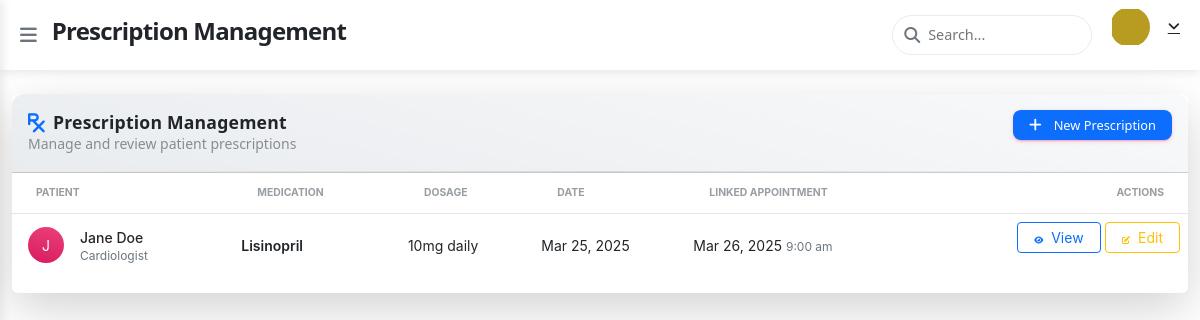
/doctor/prescriptions.php (signed in), run on the app's committed database.
### tables this page shows
CREATE TABLE IF NOT EXISTS `prescriptions` (
  `id` int NOT NULL AUTO_INCREMENT,
  `appointment_id` int DEFAULT NULL,
  `patient_id` int NOT NULL,
  `doctor_id` int NOT NULL,
  `prescription_date` date NOT NULL,
  `medication` text NOT NULL,
  `dosage` text NOT NULL,
  `instructions` text,
  PRIMARY KEY (`id`),
  KEY `appointment_id` (`appointment_id`),
  KEY `patient_id` (`patient_id`),
  KEY `doctor_id` (`doctor_id`)
);

CREATE TABLE IF NOT EXISTS `users` (
  `id` int NOT NULL AUTO_INCREMENT,
  `username` varchar(50) NOT NULL,
  `password` varchar(255) NOT NULL,
  `email` varchar(100) NOT NULL,
  `role` enum('admin','doctor','patient') NOT NULL,
  `first_name` varchar(50) NOT NULL,
  `last_name` varchar(50) NOT NULL,
  `created_at` timestamp NULL DEFAULT CURRENT_TIMESTAMP,
  `updated_at` timestamp NULL DEFAULT CURRENT_TIMESTAMP ON UPDATE CURRENT_TIMESTAMP,
  PRIMARY KEY (`id`),
  UNIQUE KEY `username` (`username`),
  UNIQUE KEY `email` (`email`)
);

CREATE TABLE IF NOT EXISTS `doctors` (
  `user_id` int NOT NULL,
  `specialization` varchar(100) NOT NULL,
  `qualifications` text,
  `contact_number` varchar(20) DEFAULT NULL,
  PRIMARY KEY (`user_id`)
);

CREATE TABLE IF NOT EXISTS `appointments` (
  `id` int NOT NULL AUTO_INCREMENT,
  `patient_id` int NOT NULL,
  `doctor_id` int NOT NULL,
  `appointment_date` date NOT NULL,
  `appointment_time` time NOT NULL,
  `status` enum('scheduled','completed','cancelled','no_show') DEFAULT 'scheduled',
  `duration_minutes` int DEFAULT '30' COMMENT 'Appointment duration in minutes',
  `reason` text,
  `notes` text,
  `created_at` timestamp NULL DEFAULT CURRENT_TIMESTAMP,
  PRIMARY KEY (`id`),
  KEY `patient_id` (`patient_id`),
  KEY `doctor_id` (`doctor_id`)
);

### doctor/prescriptions.php (the view, shortened to what this page needs)
<?php
require_once __DIR__ . '/../config/database.php';
try {
    $prescriptions_stmt = $pdo->prepare(
        "SELECT p.*,
         u.first_name, u.last_name,
         a.appointment_date, a.appointment_time,
         d.specialization
         FROM prescriptions p
         JOIN users u ON p.patient_id = u.id
         LEFT JOIN appointments a ON p.appointment_id = a.id
         JOIN doctors d ON p.doctor_id = d.user_id
         WHERE p.doctor_id = ?
         ORDER BY p.prescription_date DESC, u.last_name"
    );
    $prescriptions_stmt->execute([$_SESSION['user_id']]);
    $prescriptions = $prescriptions_stmt->fetchAll();
} catch (PDOException $e) {
    error_log("Database error in prescriptions: " . $e->getMessage());
    $prescriptions = [];
    $patients = [];
}
include __DIR__ . '/../includes/header.php';
?>
<div class="container-fluid py-4">
    <div class="row">
        <div class="col-12">
            <div class="card border-0 shadow-lg">
                <div class="card-header p-3" style="background: linear-gradient(195deg, #f8f9fa 0%, #e9ecef 100%);">
                    <div class="d-flex justify-content-between align-items-center">
                        <div>
                            <h5 class="mb-0 text-dark font-weight-bold">
                                <i class="fas fa-prescription me-2 text-primary"></i>
                                Prescription Management
                            </h5>
                            <p class="text-sm text-muted mb-0">Manage and review patient prescriptions</p>
                        </div>
                        <button class="btn btn-sm btn-primary px-3" data-bs-toggle="modal" data-bs-target="#newPrescriptionModal">
                            <i class="fas fa-plus me-1"></i> New Prescription
                        </button>
                    </div>
                </div>
                <div class="card-body px-0 pt-0">
                    <?php if (count($prescriptions) > 0): ?>
                        <div class="table-responsive">
                            <table class="table align-items-center mb-0">
                                <thead>
                                    <tr>
                                        <th class="text-uppercase text-secondary text-xxs font-weight-bolder opacity-7">Patient</th>
                                        <th class="text-uppercase text-secondary text-xxs font-weight-bolder opacity-7">Medication</th>
                                        <th class="text-uppercase text-secondary text-xxs font-weight-bolder opacity-7">Dosage</th>
                                        <th class="text-uppercase text-secondary text-xxs font-weight-bolder opacity-7">Date</th>
                                        <th class="text-uppercase text-secondary text-xxs font-weight-bolder opacity-7">Linked Appointment</th>
                                        <th class="text-uppercase text-secondary text-xxs font-weight-bolder opacity-7 text-end">Actions</th>
                                    </tr>
                                </thead>
                                <tbody>
                                    <?php foreach ($prescriptions as $rx): ?>
                                    <tr>
                                        <td>
                                            <div class="d-flex px-2 py-1">
                                                <div class="avatar avatar-sm me-3 bg-gradient-primary">
                                                    <span class="text-white"><?= strtoupper(substr($rx['first_name'], 0, 1)) ?></span>
                                                </div>
                                                <div class="d-flex flex-column justify-content-center">
                                                    <h6 class="mb-0 text-sm"><?= htmlspecialchars($rx['first_name'].' '.$rx['last_name']) ?></h6>
                                                    <p class="text-xs text-secondary mb-0"><?= $rx['specialization'] ?? 'General' ?></p>
                                                </div>
                                            </div>
                                        </td>
                                        <td>
                                            <p class="text-sm font-weight-bold mb-0"><?= htmlspecialchars($rx['medication']) ?></p>
                                        </td>
                                        <td>
                                            <p class="text-sm mb-0"><?= htmlspecialchars($rx['dosage']) ?></p>
                                        </td>
                                        <td>
                                            <p class="text-sm mb-0"><?= date('M j, Y', strtotime($rx['prescription_date'])) ?></p>
                                        </td>
                                        <td>
                                            <?php if ($rx['appointment_date']): ?>
                                                <p class="text-sm mb-0">
                                                    <?= date('M j, Y', strtotime($rx['appointment_date'])) ?>
                                                    <span class="text-xs text-muted"><?= date('g:i a', strtotime($rx['appointment_time'])) ?></span>
                                                </p>
                                            <?php else: ?>
                                                <span class="badge badge-sm bg-secondary">No appointment</span>
                                            <?php endif; ?>
                                        </td>
                                        <td class="text-end">
                                            <button class="btn btn-sm btn-outline-primary px-3 view-prescription"
                                                    data-id="<?= $rx['id'] ?>">
                                                <i class="fas fa-eye me-1"></i> View
                                            </button>
                                            <button class="btn btn-sm btn-outline-warning px-3 edit-prescription"
                                                    data-id="<?= $rx['id'] ?>">
                                                <i class="fas fa-edit me-1"></i> Edit
                                            </button>
                                        </td>
                                    </tr>
                                    <?php endforeach; ?>
                                </tbody>
                            </table>
                        </div>
                    <?php endif; ?>
                </div>
            </div>
        </div>
    </div>
</div>
<?php include __DIR__ . '/../includes/footer.php'; ?>

### assets/css/custom-dashboard.css (style rules this page uses)
:root { --primary: #4CAF50; --secondary: #2196F3; --accent: #FFC107; --error: #F44336; --sidebar-width: 250px; --topbar-height: 70px; --text-primary: #212121; --text-secondary: #757575; --bg-default: #f5f7fa; --bg-paper: #ffffff; --shadow-sm: 0 1px 3px rgba(0,0,0,0.12); --shadow-md: 0 4px 6px rgba(0,0,0,0.1); --shadow-lg: 0 10px 15px rgba(0,0,0,0.1); }
body { background-color: var(--bg-default); color: var(--text-primary); font-family: 'Roboto', sans-serif; }
.d-flex { display: contents !important; }
.card { border-radius: 12px; transition: all 0.3s cubic-bezier(.25,.8,.25,1); }
.card-header { border-radius: 12px 12px 0 0 !important; padding: 1rem 1.5rem !important; border-bottom: 1px solid rgba(0,0,0,0.05); position: relative; overflow: hidden; }
.card-header::after { content: ''; position: absolute; bottom: 0; left: 0; right: 0; height: 1px; background: linear-gradient(90deg, transparent, rgba(0,0,0,0.1), transparent); }
.card-header h5 { font-size: 1.1rem; font-weight: 600; letter-spacing: 0.2px; display: flex; align-items: center; }
.card-header h5 i { font-size: 1.2rem; margin-right: 0.5rem; }
.card-header .text-sm { font-size: 0.8rem; opacity: 0.8; }
.card-header .btn-sm { border-radius: 8px; padding: 0.35rem 1rem; font-size: 0.8rem; font-weight: 500; display: inline-flex; align-items: center; }
.card-header .btn-sm i { font-size: 0.9rem; margin-right: 0.25rem; }
.btn { border-radius: 8px; padding: 8px 16px; font-weight: 500; letter-spacing: 0.5px; transition: all 0.2s; }
.btn-sm { padding: 6px 12px; font-size: 0.8rem; }
.btn-primary { background-color: var(--primary); border-color: var(--primary); }
.card { animation: fadeIn 0.4s ease-out forwards; }
.avatar { display: inline-flex; align-items: center; justify-content: center; width: 36px; height: 36px; border-radius: 50%; }
.avatar-sm { width: 32px; height: 32px; }
.bg-gradient-primary { background: linear-gradient(195deg, #49a3f1 0%, #1A73E8 100%); color: white; }
.btn-sm { padding: 0.25rem 0.5rem; font-size: 0.75rem; min-width: 30px; border-radius: 0.25rem; }
.btn-outline-primary { border: 1px solid #1A73E8; color: #1A73E8; background: transparent; }

### assets/css/main.css (style rules this page uses)
:root { --primary: #4361ee; --secondary: #3f37c9; --accent: #4895ef; --danger: #f72585; --success: #4cc9f0; --warning: #f8961e; --info: #560bad; --light: #f8f9fa; --dark: #212529; --gray: #6c757d; --light-gray: #e9ecef; --sidebar-width: 250px; --topbar-height: 70px; --card-radius: 10px; --transition: all 0.3s ease; }
* { margin: 0; padding: 0; box-sizing: border-box; }
body { font-family: 'Segoe UI', Tahoma, Geneva, Verdana, sans-serif; background-color: #f5f7fb; color: var(--dark); line-height: 1.6; }
.btn { display: inline-flex; align-items: center; justify-content: center; gap: 8px; padding: 8px 16px; border-radius: 5px; font-weight: 500; cursor: pointer; transition: var(--transition); border: 1px solid transparent; }
.btn-sm { padding: 6px 12px; font-size: 0.8rem; }
.btn-primary { background-color: var(--primary); color: white; border-color: var(--primary); }
.card { border-radius: 12px; transition: all 0.3s cubic-bezier(.25,.8,.25,1); }
.card-header { border-bottom: 1px solid rgba(0,0,0,0.05); }

### data on the page
prescriptions: users.first_name "J", users.first_name+last_name "Jane Doe", doctor.specialization "Cardiologist", medication "Lisinopril", dosage "10mg daily", prescription_date "Mar 25, 2025", appointment.appointment_date "Mar 26, 2025", appointment.appointment_time "9:00 am"

### other printed values
$page_title "Prescription Management"
